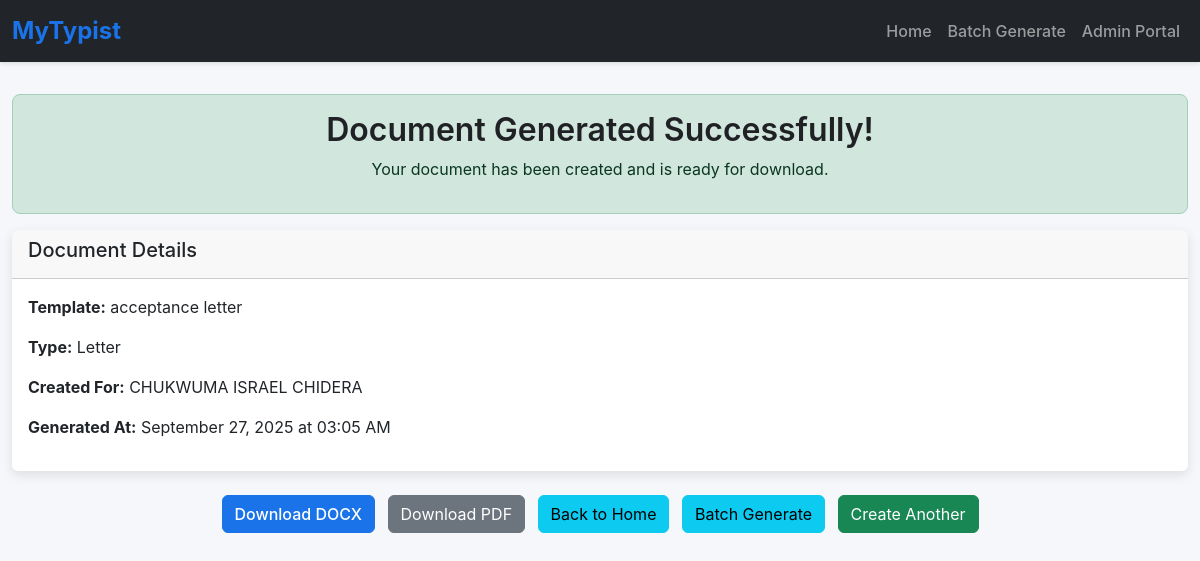
Page /results/1 on the earlier database version.
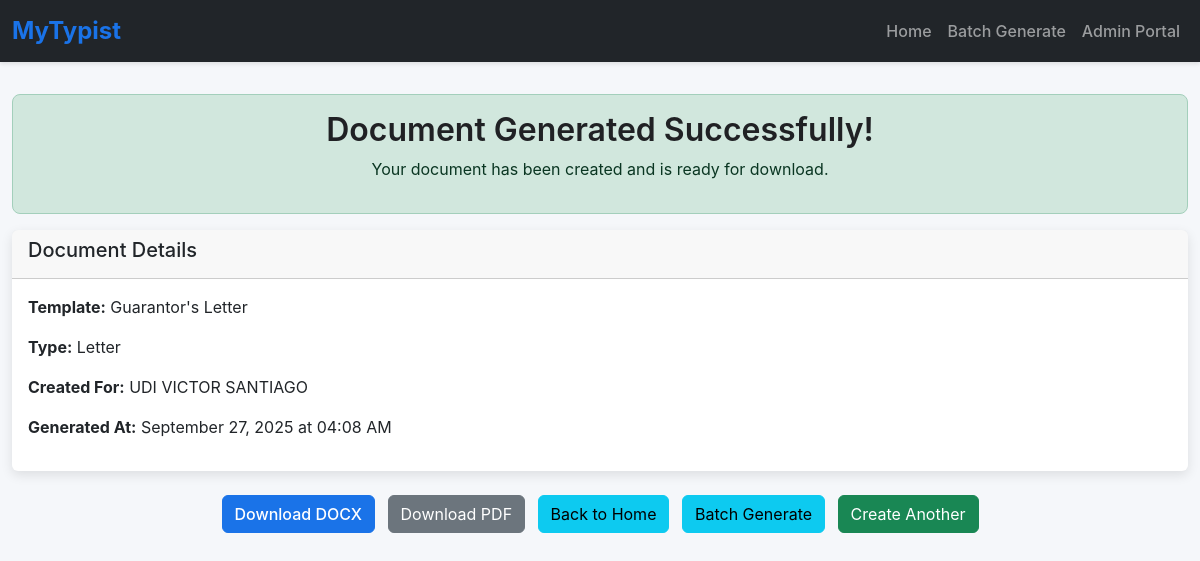
Same page on the later database version.
### app.py (models this page shows)
class Template(db.Model):
    __tablename__ = 'template'
    id = db.Column(db.Integer, primary_key=True)
    name = db.Column(db.String(100), nullable=False)
    type = db.Column(db.String(50), nullable=False)
    file_path = db.Column(db.String(200), nullable=False)
    description = db.Column(db.Text)
    font_family = db.Column(db.String(50), default='Times New Roman')
    font_size = db.Column(db.Integer, default=12)
    margin_top = db.Column(db.Float, default=1.0)
    margin_bottom = db.Column(db.Float, default=1.0)
    margin_left = db.Column(db.Float, default=1.0)
    margin_right = db.Column(db.Float, default=1.0)
    default_line_spacing = db.Column(db.Float, default=1.0)
    is_active = db.Column(db.Boolean, default=True)
    created_at = db.Column(db.DateTime, default=lambda: datetime.now(timezone.utc))
    updated_at = db.Column(db.DateTime, default=lambda: datetime.now(timezone.utc),
                          onupdate=lambda: datetime.now(timezone.utc))
    placeholders = db.relationship('Placeholder', back_populates='template',
                                   cascade="all, delete-orphan")
    created_documents = db.relationship('CreatedDocument', back_populates='template',
                                        cascade="all, delete-orphan")

class CreatedDocument(db.Model):
    __tablename__ = 'created_document'
    id = db.Column(db.Integer, primary_key=True)
    template_id = db.Column(db.Integer, db.ForeignKey('template.id'), nullable=False)
    user_name = db.Column(db.String(100), nullable=False)
    user_email = db.Column(db.String(100))
    file_path = db.Column(db.String(200), nullable=False)
    original_filename = db.Column(db.String(200))
    file_size = db.Column(db.Integer)
    created_at = db.Column(db.DateTime, default=lambda: datetime.now(timezone.utc))
    batch_id = db.Column(db.String(50), nullable=True)
    user_inputs = db.Column(db.Text)  # JSON storage of inputs
    template = db.relationship('Template', back_populates='created_documents')

### app.py (the view)
@app.route('/results/<int:document_id>')
def results(document_id):
    document = CreatedDocument.query.get_or_404(document_id)
    return render_template('results.html', document=document)

### templates/results.html (shortened to what this page needs)
{% extends 'base.html' %}
{% block content %}
    <div class="alert alert-success text-center">
        <h2>Document Generated Successfully!</h2>
        <p>Your document has been created and is ready for download.</p>
    </div>
    <div class="card mb-4">
        <div class="card-header">
            <h5>Document Details</h5>
        </div>
        <div class="card-body">
            <p><strong>Template:</strong> {{ document.template.name }}</p>
            <p><strong>Type:</strong> {{ document.template.type|capitalize }}</p>
            <p><strong>Created For:</strong> {{ document.user_name }}</p>
            <p><strong>Generated At:</strong> {{ document.created_at.strftime('%B %d, %Y at %I:%M %p') }}</p>
        </div>
    </div>
    <div class="text-center">
        <a href="/download/{{ document.id }}/docx" class="btn btn-primary me-2">Download DOCX</a>
        <a href="/download/{{ document.id }}/pdf" class="btn btn-secondary me-2">Download PDF</a>
        <a href="/" class="btn btn-info me-2">Back to Home</a>
        <a href="/batch" class="btn btn-info me-2">Batch Generate</a>
        <a href="/create/{{ document.template.id }}" class="btn btn-success">Create Another</a>
    </div>
{% endblock %}

Differences in the rows shown:
changed Template "Letter": template.name "acceptance letter" → "Guarantor's Letter"
changed CreatedDocument: user_name "CHUKWUMA ISRAEL CHIDERA" → "UDI VICTOR SANTIAGO"; created_at "September 27, 2025 at 03:05 AM" → "September 27, 2025 at 04:08 AM"
